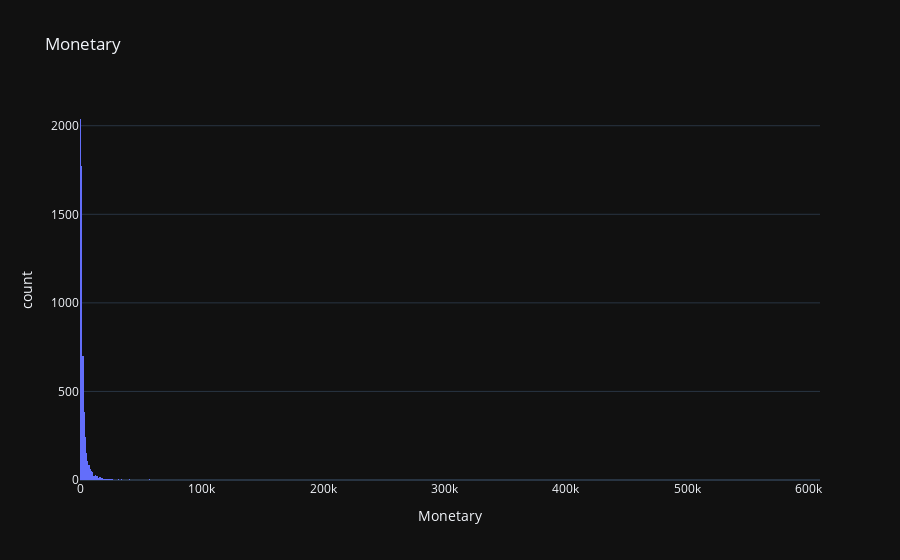

Notebook code for this chart:
### Code cell
# Create a histogram of the Monetary column
px.histogram(rfm_df, x='Monetary', title='Monetary')

### Figure 1 — Plotly figure (JSON) as saved in the notebook; plotly's stock layout.template omitted (floating-point values rounded to 4 significant figures; data arrays with more than 128 entries replaced by an {"elided": "..."} marker saying what was removed)
{"data": [{"alignmentgroup": "True", "bingroup": "x", "hovertemplate": "Monetary=%{x}<br>count=%{y}<extra></extra>", "legendgroup": "", "marker": {"color": "#636efa", "pattern": {"shape": ""}}, "name": "", "offsetgroup": "", "orientation": "v", "showlegend": false, "x": {"elided": "5881 float values"}, "xaxis": "x", "yaxis": "y", "type": "histogram"}], "layout": {"xaxis": {"anchor": "y", "domain": [0.0, 1.0], "title": {"text": "Monetary"}}, "yaxis": {"anchor": "x", "domain": [0.0, 1.0], "title": {"text": "count"}}, "legend": {"tracegroupgap": 0}, "title": {"text": "Monetary"}, "barmode": "relative"}}
